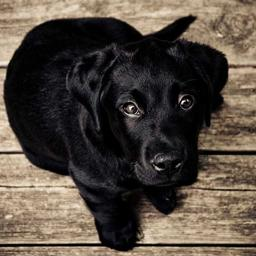
#> input picture samples/real.jpg, 256 x 256 px, found by its file name
$ python make_comparison.py samples/real.jpg recon.png -o comparison.jpg
#> lines starting #> are read from the running program, lines starting #| are printed output that depends on the picture
"""Build a single side-by-side comparison image: original | reconstruction.

Produces comparison.jpg (or .png) with the two images scaled to a common
height, labeled, and joined horizontally. Handy for eyeballing how faithful
the brainimg round-trip is.

Usage:
    python scripts/make_comparison.py                       # defaults
    python scripts/make_comparison.py samples/real.jpg recon.png -o comparison.jpg
"""

from __future__ import annotations

import argparse

from PIL import Image, ImageDraw, ImageFont


def _fit_height(img: Image.Image, target_h: int) -> Image.Image:
    """Resize *img* so its height is *target_h*, preserving aspect ratio."""
    if img.height == target_h:
        return img
    scale = target_h / img.height
    return img.resize((max(1, round(img.width * scale)), target_h), Image.LANCZOS)


def _label_panel(img: Image.Image, label: str) -> Image.Image:
    """Return a new image with a caption bar above *img* containing *label*."""
    bar_h = 32
    panel = Image.new("RGB", (img.width, bar_h + img.height), (20, 20, 20))
    draw = ImageDraw.Draw(panel)
    try:
        font = ImageFont.truetype("DejaVuSans.ttf", 18)
    except OSError:
        font = ImageFont.load_default()
    bbox = draw.textbbox((0, 0), label, font=font)
    tw = bbox[2] - bbox[0]
    draw.text(((panel.width - tw) // 2, 6), label, fill=(235, 235, 235), font=font)
    panel.paste(img, (0, bar_h))
    return panel


def make_comparison(
    original: str,
    recon: str,
    out: str,
    height: int = 512,
    gap: int = 16,
) -> int:
    """Join *original* and *recon* side by side into *out*. Returns bytes written."""
#> called with original = 'samples/real.jpg', recon = 'recon.png', out = 'comparison.jpg', height = 512, gap = 16
    left = Image.open(original).convert("RGB")
#> left is the input picture: PIL image 256x256 RGB; mean R, G, B 83.6, 73.6, 64
    right = Image.open(recon).convert("RGB")
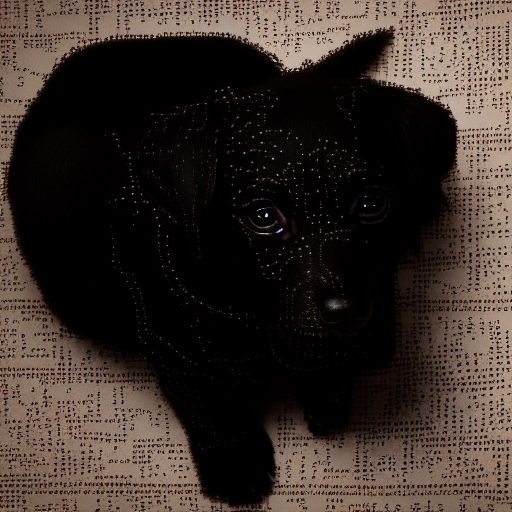
#> input picture recon.png, 512 x 512 px, found by its file name
#> right is the input picture: PIL image 512x512 RGB; mean R, G, B 57.6, 46.9, 41.3

    target_h = min(height, max(left.height, right.height))
#> target_h = 512
    left = _fit_height(left, target_h)
#> in _fit_height, `return img.resize((max(1, round(img.width * scale)), target_h), Image...`:
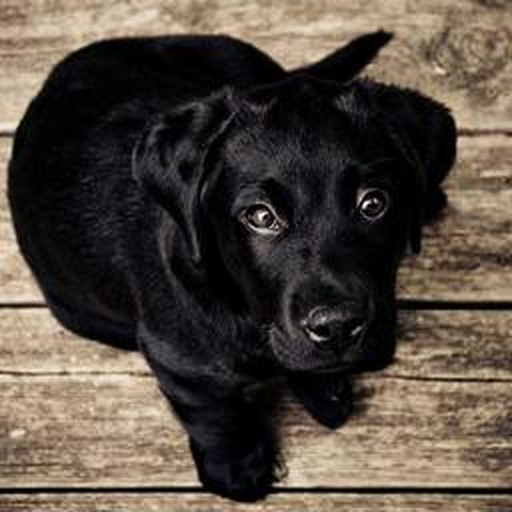
#> returned value: PIL image 512x512 RGB; mean R, G, B 83.6, 73.7, 64.1
    right = _fit_height(right, target_h)

    ow, oh = Image.open(original).size
#> ow = 256; oh = 256
    rw, rh = Image.open(recon).size
#> rw = 512; rh = 512
    left = _label_panel(left, f"original  ({ow}x{oh})")
#> in _label_panel, `panel = Image.new("RGB", (img.width, bar_h + img.height), (20, 20, 20))`: panel: PIL image 512x544 RGB; every value is 20
#> in _label_panel, `bbox = draw.textbbox((0, 0), label, font=font)`: bbox = (0, 3, 172, 21)
#> in _label_panel, `tw = bbox[2] - bbox[0]`: tw = 172
#> in _label_panel, `panel.paste(img, (0, bar_h))`:
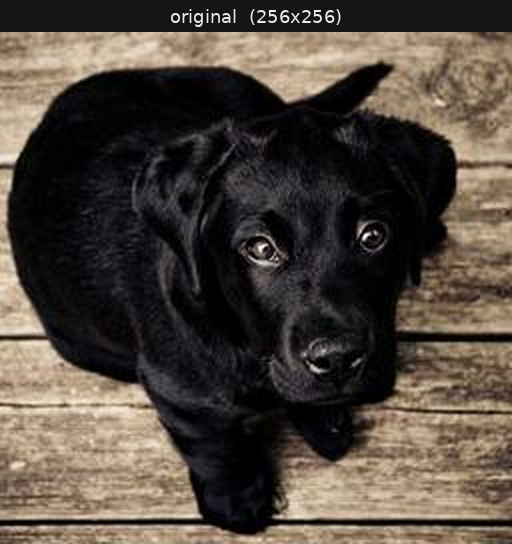
#> panel: PIL image 512x544 RGB; mean R, G, B 80.4, 71.1, 62
    right = _label_panel(right, f"recon  ({rw}x{rh})")
#> call 2 of _label_panel, with label = 'recon  (512x512)'
#> in _label_panel (call 2), `bbox = draw.textbbox((0, 0), label, font=font)`: bbox = (0, 3, 155, 19)
#> in _label_panel (call 2), `tw = bbox[2] - bbox[0]`: tw = 155
#> in _label_panel (call 2), `panel.paste(img, (0, bar_h))`:
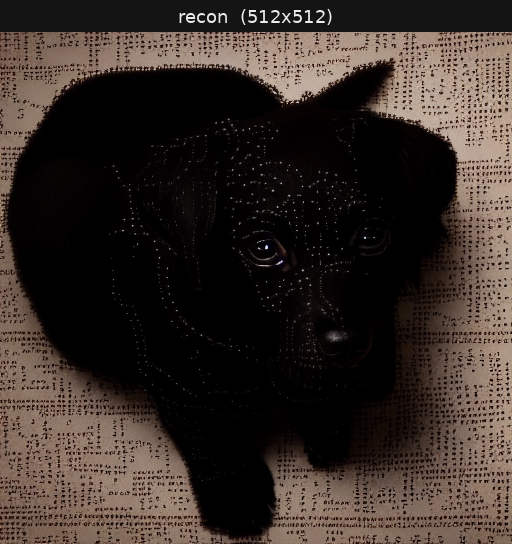
#> panel: PIL image 512x544 RGB; mean R, G, B 55.8, 45.7, 40.5

    total_w = left.width + gap + right.width
#> total_w = 1040
    total_h = max(left.height, right.height)
#> total_h = 544
    canvas = Image.new("RGB", (total_w, total_h), (10, 10, 10))
#> canvas: PIL image 1040x544 RGB; every value is 10
    canvas.paste(left, (0, 0))
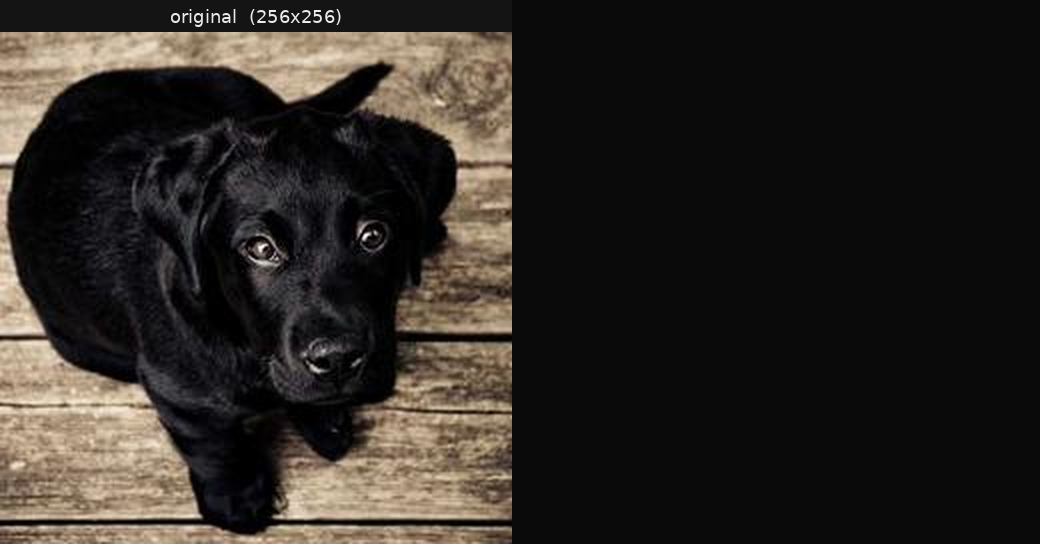
#> canvas: PIL image 1040x544 RGB; mean R, G, B 44.7, 40.1, 35.6
    canvas.paste(right, (left.width + gap, 0))
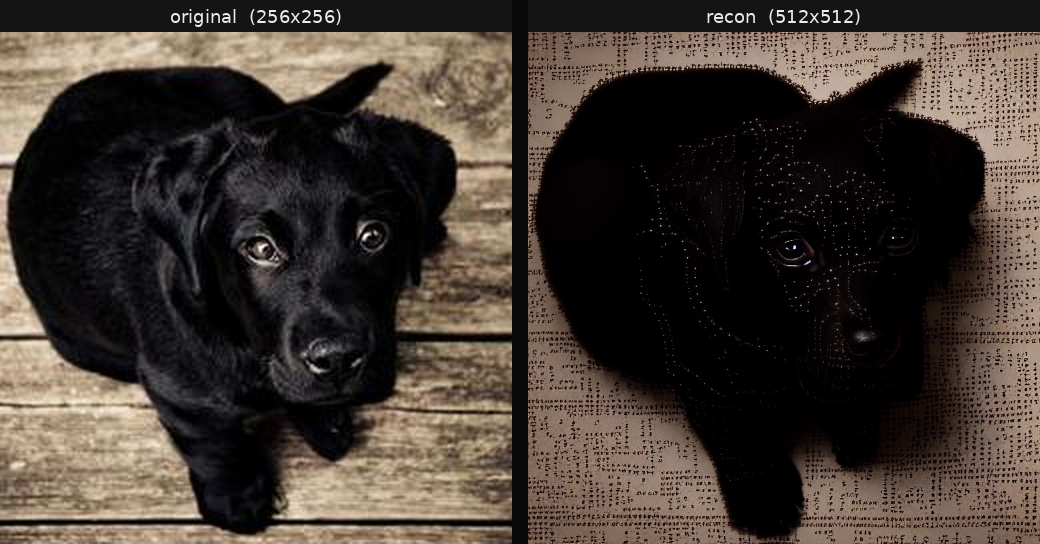
#> canvas: PIL image 1040x544 RGB; mean R, G, B 67.2, 57.6, 50.6

    fmt = "PNG" if out.lower().endswith(".png") else "JPEG"
    save_kwargs = {"quality": 92} if fmt == "JPEG" else {}
    canvas.save(out, format=fmt, **save_kwargs)
    import os

    return os.path.getsize(out)


def main() -> int:
    parser = argparse.ArgumentParser(
        prog="make_comparison",
        description="Create a single side-by-side original-vs-recon comparison image.",
    )
    parser.add_argument(
        "original", nargs="?", default="samples/real.jpg", help="original image path"
    )
    parser.add_argument(
        "recon", nargs="?", default="recon.png", help="reconstructed image path"
    )
    parser.add_argument(
        "-o", "--output", default="comparison.jpg", help="output comparison file (jpg/png)"
    )
    parser.add_argument(
        "--height", type=int, default=512, help="common display height in pixels (default: 512)"
    )
    args = parser.parse_args()

    n = make_comparison(args.original, args.recon, args.output, height=args.height)
    print(f"wrote {args.output} ({n:,} bytes)")
    return 0


if __name__ == "__main__":
    raise SystemExit(main())
#> (the program exits here)
